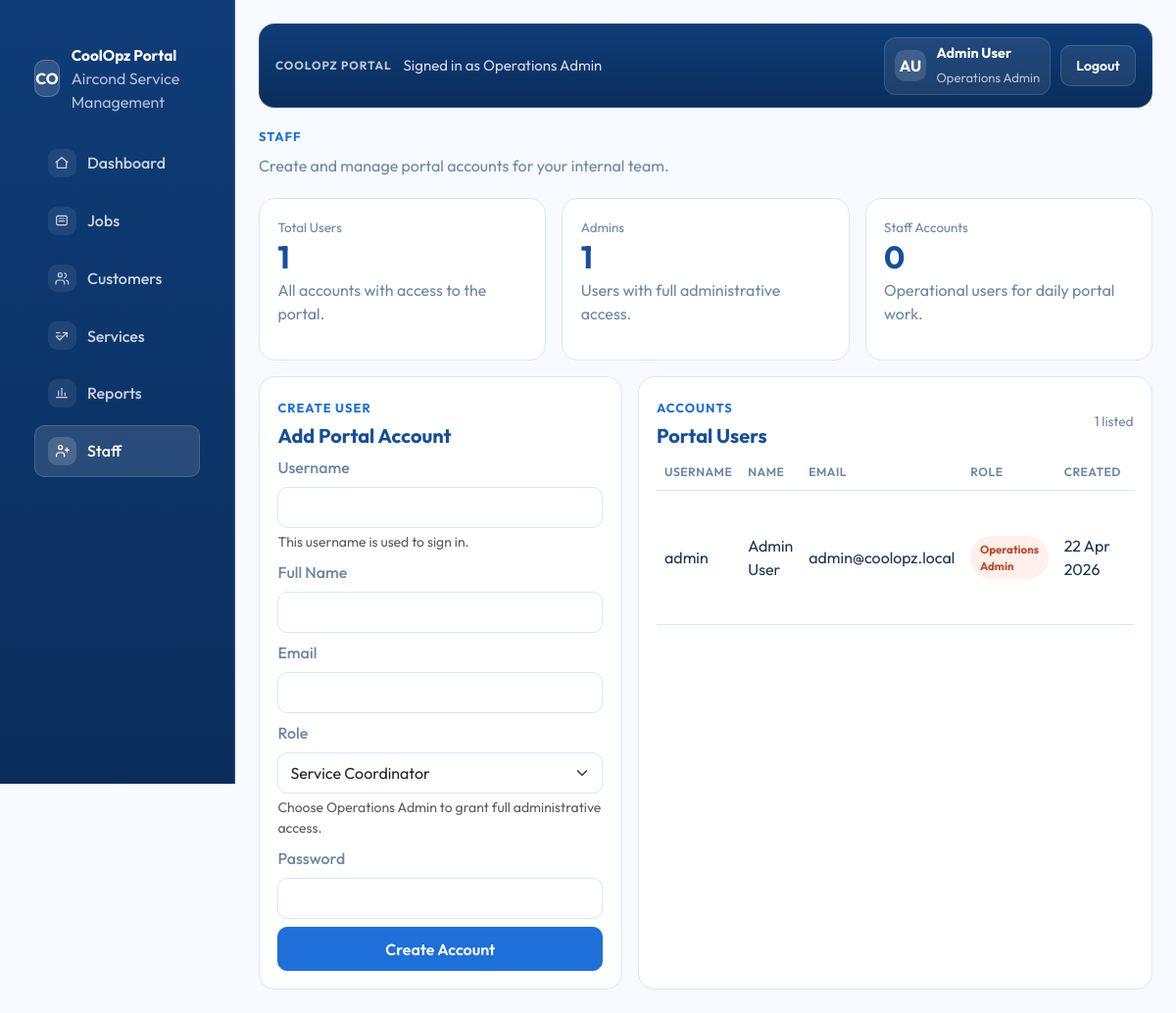
Page /staff.php (signed in) on the committed database.
### tables this page shows
CREATE TABLE IF NOT EXISTS users (
    id INT UNSIGNED AUTO_INCREMENT PRIMARY KEY,
    username VARCHAR(80) NOT NULL,
    email VARCHAR(190) NOT NULL UNIQUE,
    full_name VARCHAR(120) NOT NULL,
    role_name VARCHAR(120) NOT NULL,
    password_hash VARCHAR(255) NOT NULL,
    created_at TIMESTAMP DEFAULT CURRENT_TIMESTAMP,
    UNIQUE KEY uniq_users_username (username)
);

### includes/data.php (called while the page is built, shortened)
<?php
require_once __DIR__ . '/database.php';
function coolopz_status_badge_class(string $status): string
{
    return match ($status) {
        'Urgent', 'Priority' => 'status-urgent',
        'In Progress', 'Contract Active' => 'status-progress',
        'Queued', 'Renewal Due', 'Review' => 'status-queued',
        'Completed' => 'status-complete',
        default => 'status-queued',
    };
}
function coolopz_fetch_staff_metrics(): array
{
    $pdo = coolopz_db();
    return [
        'total_users' => (int) $pdo->query('SELECT COUNT(*) FROM users')->fetchColumn(),
        'admins' => (int) $pdo->query("SELECT COUNT(*) FROM users WHERE role_name = 'Operations Admin'")->fetchColumn(),
        'staff' => (int) $pdo->query("SELECT COUNT(*) FROM users WHERE role_name <> 'Operations Admin'")->fetchColumn(),
    ];
}
function coolopz_fetch_staff_users(): array
{
    $statement = coolopz_db()->query(
        'SELECT id, username, full_name, email, role_name, created_at FROM users ORDER BY created_at DESC, id DESC'
    );
    return $statement->fetchAll();
}

### includes/database.php (called while the page is built, shortened)
<?php
function coolopz_db_config(): array
{
    static $config;
    if ($config === null) {
        $config = require __DIR__ . '/../config/database.php';
    }
    return $config;
}
function coolopz_db(): PDO
{
    static $pdo;
    if ($pdo instanceof PDO) {
        return $pdo;
    }
    $config = coolopz_db_config();
    $dsn = sprintf(
        'mysql:host=%s;port=%d;dbname=%s;charset=%s',
        $config['host'],
        $config['port'],
        $config['database'],
        $config['charset']
    );
    $pdo = new PDO($dsn, $config['username'], $config['password'], [
        PDO::ATTR_ERRMODE => PDO::ERRMODE_EXCEPTION,
        PDO::ATTR_DEFAULT_FETCH_MODE => PDO::FETCH_ASSOC,
        PDO::ATTR_EMULATE_PREPARES => false,
    ]);
    return $pdo;
}

### staff.php (the view, shortened to what this page needs)
<?php
require_once __DIR__ . '/includes/data.php';
$allowedRoles = [
    'Service Coordinator',
    'Technician Lead',
    'Operations Admin',
];
$formData = [
    'username' => '',
    'full_name' => '',
    'email' => '',
    'role_name' => 'Service Coordinator',
];
$staffMetrics = coolopz_fetch_staff_metrics();
$staffUsers = coolopz_fetch_staff_users();
include __DIR__ . '/includes/head.php';
include __DIR__ . '/includes/sidebar.php';
?>
        <main class="portal-main">
<?php include __DIR__ . '/includes/topbar.php'; ?>
            <section class="hero-section">
                <span class="section-label">Staff</span>
                <p class="hero-copy">Create and manage portal accounts for your internal team.</p>
            </section>
            <section class="row g-2 g-lg-3">
                <div class="col-md-4">
                    <div class="simple-panel stat-card">
                        <span class="stat-label">Total Users</span>
                        <strong class="stat-value"><?= htmlspecialchars((string) $staffMetrics['total_users'], ENT_QUOTES, 'UTF-8') ?></strong>
                        <p>All accounts with access to the portal.</p>
                    </div>
                </div>
                <div class="col-md-4">
                    <div class="simple-panel stat-card">
                        <span class="stat-label">Admins</span>
                        <strong class="stat-value"><?= htmlspecialchars((string) $staffMetrics['admins'], ENT_QUOTES, 'UTF-8') ?></strong>
                        <p>Users with full administrative access.</p>
                    </div>
                </div>
                <div class="col-md-4">
                    <div class="simple-panel stat-card">
                        <span class="stat-label">Staff Accounts</span>
                        <strong class="stat-value"><?= htmlspecialchars((string) $staffMetrics['staff'], ENT_QUOTES, 'UTF-8') ?></strong>
                        <p>Operational users for daily portal work.</p>
                    </div>
                </div>
            </section>
            <section class="row g-3 mt-0">
                <div class="col-xl-5">
                    <div class="simple-panel h-100">
                        <span class="section-label">Create user</span>
                        <h2 class="panel-title">Add Portal Account</h2>
                        <form method="post" class="row g-2 mt-0">
                            <div class="col-12">
                                <label class="form-label" for="username">Username</label>
                                <input class="form-control" id="username" name="username" type="text" value="<?= htmlspecialchars($formData['username'], ENT_QUOTES, 'UTF-8') ?>" pattern="[A-Za-z0-9._-]{3,50}" required>
                                <div class="form-text">This username is used to sign in.</div>
                            </div>
                            <div class="col-12">
                                <label class="form-label" for="full_name">Full Name</label>
                                <input class="form-control" id="full_name" name="full_name" type="text" value="<?= htmlspecialchars($formData['full_name'], ENT_QUOTES, 'UTF-8') ?>" required>
                            </div>
                            <div class="col-12">
                                <label class="form-label" for="email">Email</label>
                                <input class="form-control" id="email" name="email" type="email" value="<?= htmlspecialchars($formData['email'], ENT_QUOTES, 'UTF-8') ?>" required>
                            </div>
                            <div class="col-12">
                                <label class="form-label" for="role_name">Role</label>
                                <select class="form-select" id="role_name" name="role_name">
<?php foreach ($allowedRoles as $roleName): ?>
                                    <option value="<?= htmlspecialchars($roleName, ENT_QUOTES, 'UTF-8') ?>"<?= $formData['role_name'] === $roleName ? ' selected' : '' ?>><?= htmlspecialchars($roleName, ENT_QUOTES, 'UTF-8') ?></option>
<?php endforeach; ?>
                                </select>
                                <div class="form-text">Choose Operations Admin to grant full administrative access.</div>
                            </div>
                            <div class="col-12">
                                <label class="form-label" for="password">Password</label>
                                <input class="form-control" id="password" name="password" type="password" required>
                            </div>
                            <div class="col-12">
                                <button type="submit" class="btn btn-portal-primary w-100">Create Account</button>
                            </div>
                        </form>
                    </div>
                </div>
                <div class="col-xl-7">
                    <div class="simple-panel h-100">
                        <div class="panel-head mb-2">
                            <div>
                                <span class="section-label">Accounts</span>
                                <h2 class="panel-title">Portal Users</h2>
                            </div>
                            <span class="subtle-note"><?= htmlspecialchars((string) count($staffUsers), ENT_QUOTES, 'UTF-8') ?> listed</span>
                        </div>
                        <div class="table-responsive">
                            <table class="table portal-table align-middle mb-0">
                                <thead>
                                    <tr>
                                        <th>Username</th>
                                        <th>Name</th>
                                        <th>Email</th>
                                        <th>Role</th>
                                        <th>Created</th>
                                        <th>Actions</th>
                                    </tr>
                                </thead>
                                <tbody>
<?php foreach ($staffUsers as $user): ?>
                                    <tr>
                                        <td><?= htmlspecialchars($user['username'], ENT_QUOTES, 'UTF-8') ?></td>
                                        <td><?= htmlspecialchars($user['full_name'], ENT_QUOTES, 'UTF-8') ?></td>
                                        <td><?= htmlspecialchars($user['email'], ENT_QUOTES, 'UTF-8') ?></td>
                                        <td><span class="status-badge <?= coolopz_status_badge_class($user['role_name'] === 'Operations Admin' ? 'Priority' : 'In Progress') ?>"><?= htmlspecialchars($user['role_name'], ENT_QUOTES, 'UTF-8') ?></span></td>
                                        <td><?= htmlspecialchars(date('d M Y', strtotime($user['created_at'])), ENT_QUOTES, 'UTF-8') ?></td>
                                        <td>
                                        </td>
                                    </tr>
<?php endforeach; ?>
                                </tbody>
                            </table>
                        </div>
                    </div>
                </div>
            </section>
        </main>
<?php include __DIR__ . '/includes/footer.php'; ?>

### assets/css/theme.css (style rules this page uses)
:root { --portal-blue: #1e6fd9; --portal-blue-dark: #154f9c; --portal-sidebar: #0f3c78; --portal-sidebar-deep: #0a2d5b; --portal-sidebar-line: rgba(255, 255, 255, 0.12); --portal-sidebar-text: rgba(255, 255, 255, 0.78); --portal-blue-soft: #eef5ff; --portal-border: #d8e6f7; --portal-text: #1b3552; --portal-muted: #6c86a4; --portal-white: #ffffff; --portal-bg: #f7fbff; --portal-sidebar-width: 240px; }
* { box-sizing: border-box; }
body { margin: 0; min-height: 100vh; font-family: "Outfit", sans-serif; color: var(--portal-text); background: var(--portal-bg); }
.brand-subtitle, .hero-copy, .stat-card p, .snapshot-list, .form-label, .sidebar-card p { color: var(--portal-muted); }
.portal-main { padding: 1.5rem; }
.btn-portal-primary, .btn-portal-secondary { border-radius: 10px; padding: 0.58rem 0.95rem; font-weight: 600; }
.btn-portal-primary { background: var(--portal-blue); border: 1px solid var(--portal-blue); color: var(--portal-white); }
.hero-section { padding-bottom: 0.35rem; }
.section-label { display: inline-block; margin-bottom: 0.45rem; color: var(--portal-blue); font-size: 0.8rem; font-weight: 700; letter-spacing: 0.08em; text-transform: uppercase; }
.simple-panel { padding: 1.15rem; background: var(--portal-white); border: 1px solid var(--portal-border); border-radius: 16px; }
.panel-head { display: flex; align-items: center; justify-content: space-between; gap: 0.75rem; }
.panel-title { margin: 0; font-size: 1.25rem; font-weight: 700; color: var(--portal-blue-dark); }
.stat-card { height: 100%; }
.stat-label { display: block; font-size: 0.84rem; color: var(--portal-muted); }
.stat-value { display: block; margin: 0.25rem 0 0.4rem; font-size: 2rem; line-height: 1; color: var(--portal-blue-dark); }
.subtle-note { font-size: 0.86rem; color: var(--portal-muted); }
.portal-table { --bs-table-bg: transparent; --bs-table-color: var(--portal-text); }
.portal-table thead th { color: var(--portal-muted); font-size: 0.76rem; font-weight: 600; letter-spacing: 0.04em; text-transform: uppercase; border-bottom-color: var(--portal-border); }
.portal-table tbody td { padding-top: 0.75rem; padding-bottom: 0.75rem; border-color: var(--portal-border); }
.status-badge { display: inline-flex; align-items: center; justify-content: center; padding: 0.3rem 0.6rem; border-radius: 999px; font-size: 0.72rem; font-weight: 700; }
.status-urgent { background: #fff0eb; color: #bc4b2c; }
.form-label { font-weight: 500; }
.form-control, .form-select { min-height: 42px; border-radius: 10px; border-color: var(--portal-border); box-shadow: none; }

### rows in the picture
users: username "admin", full_name "Admin User", email "admin@coolopz.local", role_name "Operations Admin", created_at "22 Apr 2026"

### other values in the picture
$item['label'] "Dashboard"
$item['label'] "Jobs"
$item['label'] "Customers"
$item['label'] "Services"
$item['label'] "Reports"
$item['label'] "Staff"
$currentUserRole "Operations Admin"
$userInitials "AU"
$currentUserName "Admin User"
$staffMetrics['total_users'] "1"
$staffMetrics['admins'] "1"
$staffMetrics['staff'] "0"
count($staffUsers) "1"
form field role_name "Service Coordinator"
